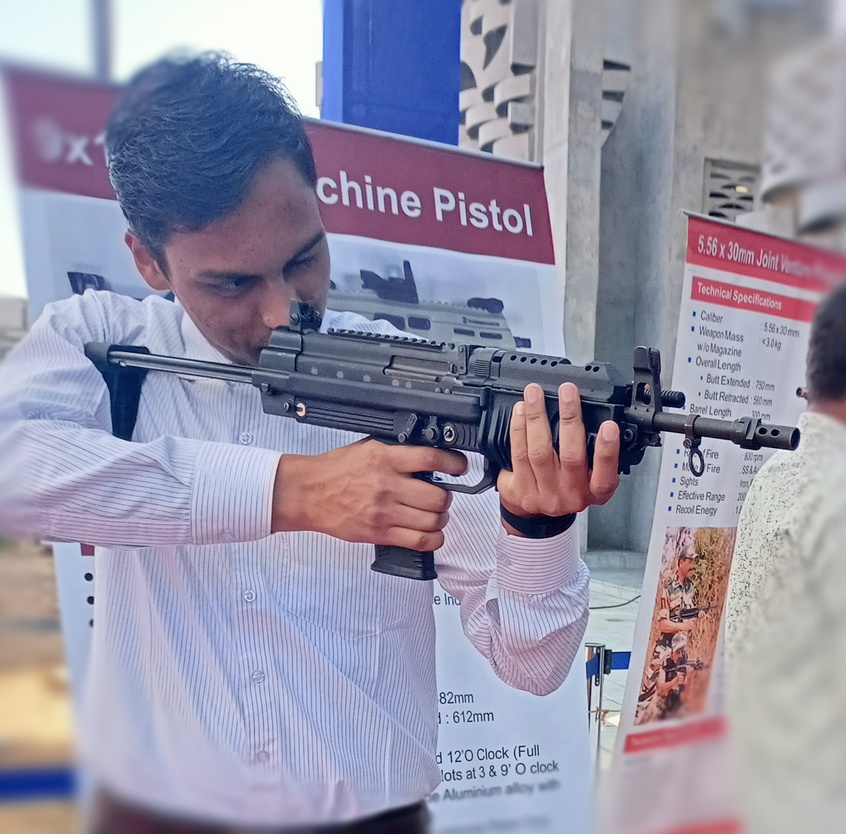
%> input picture Harish_agarwal_Gun.jpg, 846 x 834 px, shrunk from 1773 x 1746 before the run
$ octave Median_filter_with_boxplot.m   (GNU Octave 9; MATLAB toolbox functions it lacks are replaced by stand-ins)
%> lines starting %> are read from the running program, lines starting %| are printed output that depends on the picture
% read an image
img = imread('Harish_agarwal_Gun.jpg');
%> img is the input picture: size 834x846x3 uint8; mean R, G, B 149.5, 146.5, 167

% convert image to grayscale
img_gray = rgb2gray(img);
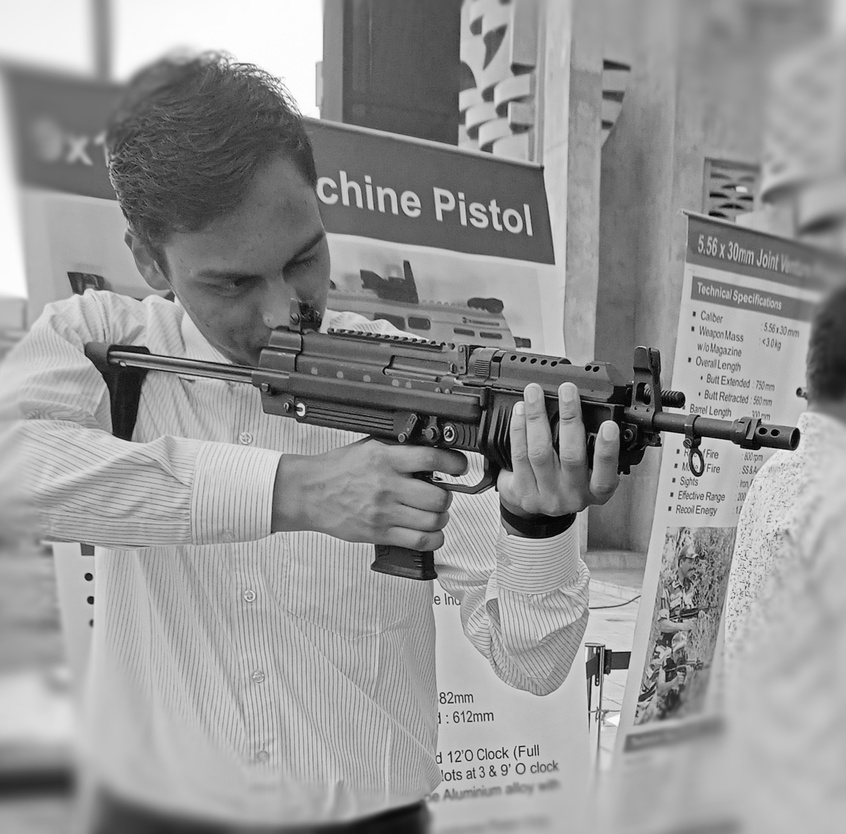
%> img_gray: size 834x846 uint8; min 1, max 255, mean 149.7

% add salt and pepper noise to the image
img_noisy = imnoise(img_gray, 'salt & pepper', 0.05);
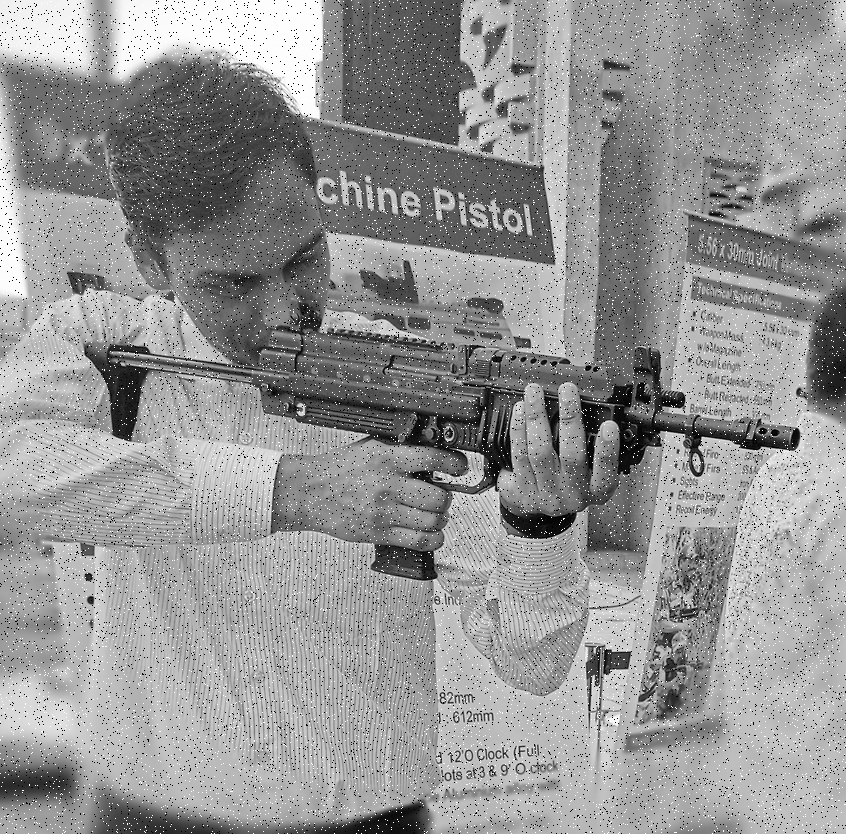
%> img_noisy: size 834x846 uint8; min 0, max 255, mean 148.6

% perform median filtering with 3x3 box filter
img_filtered_3x3 = medfilt2(img_noisy, [3 3]);

% perform median filtering with 5x5 box filter
img_filtered_5x5 = medfilt2(img_noisy, [5 5]);

% display original, noisy and filtered images
subplot(1,3,1);
imshow(img_gray);
title('Original Image');
subplot(1,3,2);
imshow(img_noisy);
title('Noisy Image');
subplot(1,3,3);
imshow(img_filtered_3x3);
title('Filtered Image 3x3');
subplot(1,3,4);
imshow(img_filtered_5x5);
title('Filtered Image 5x5');

$ run again, with rishi.jpg copied over Harish_agarwal_Gun.jpg
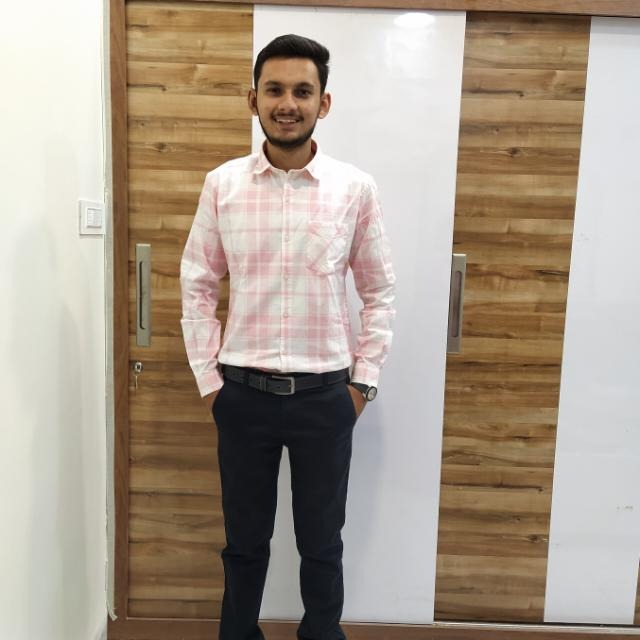
%> input picture rishi.jpg, 640 x 640 px
%> img is the input picture: size 640x640x3 uint8; mean R, G, B 169.6, 156.1, 140.8
%> `img_gray = rgb2gray(img);`:
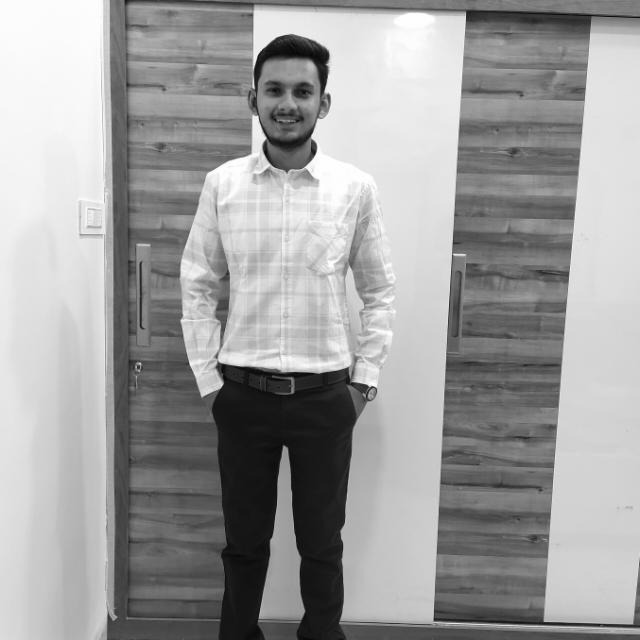
%> img_gray: size 640x640 uint8; min 3, max 255, mean 158.4
%> `img_noisy = imnoise(img_gray, 'salt & pepper', 0.05);`:
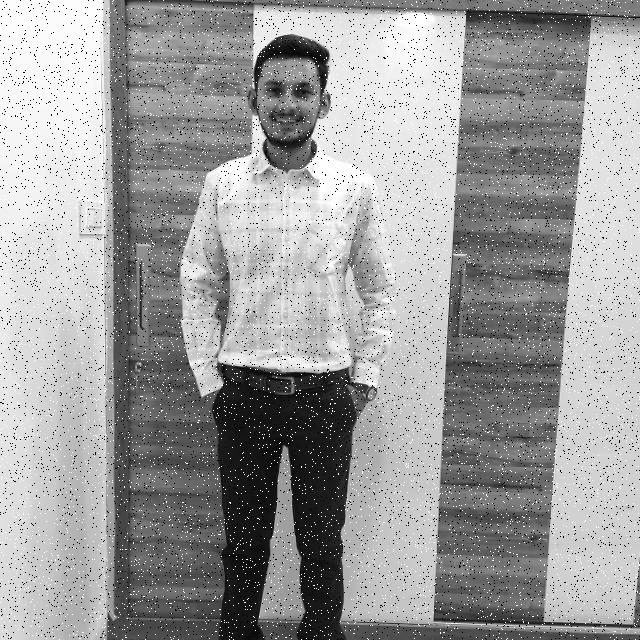
%> img_noisy: size 640x640 uint8; min 0, max 255, mean 156.8
